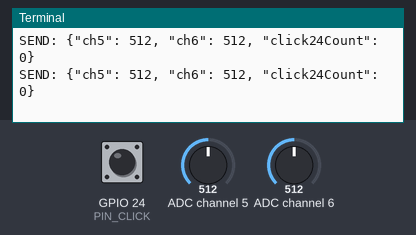
Bench run of a program on a simulated Raspberry Pi (BCM pin numbers). Shown: the last lines printed to the terminal. The test bench sets the inputs (shaded band); at power-on: ADC channel 5 = 512, ADC channel 6 = 512, GPIO 24 (PIN_CLICK) HIGH (analog values on the 0–1023 scale). The clock reads 2024-03-15 10:24:30 at power-on unless the program sets it.

Above: at 1.2 s.
1.3 s: ADC channel 5 set to 716
At 1.47 s:
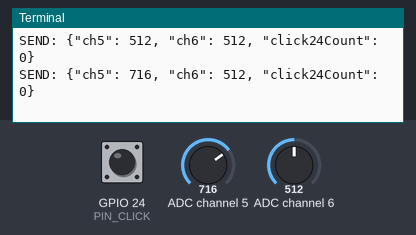
2.8 s: ADC channel 6 set to 716
At 2.96 s:
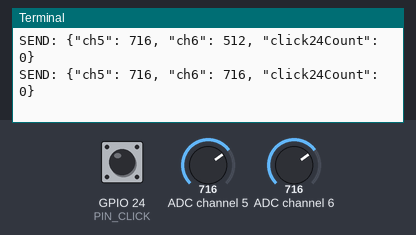
4.3 s: GPIO 24 (PIN_CLICK) pulled LOW for 0.15 s
At 4.57 s:
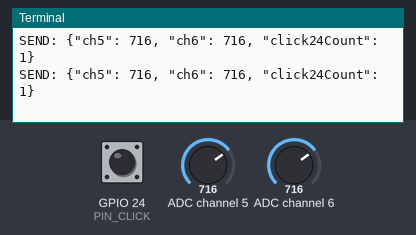
5.9 s: GPIO 24 (PIN_CLICK) pulled LOW for 1 s
At 6.19 s:
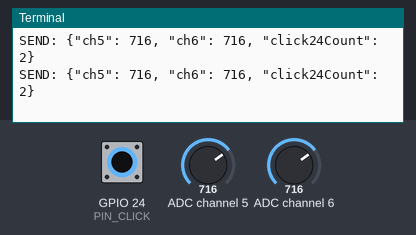
8.4 s: ADC channel 5 set to 900
At 8.57 s:
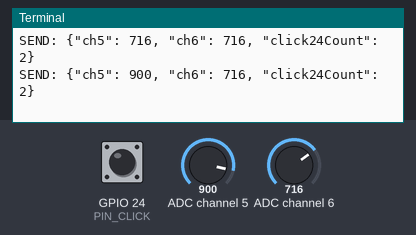
9.9 s: ADC channel 6 set to 900
At 10.06 s:
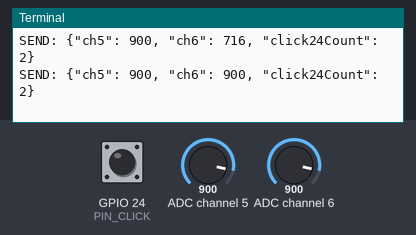
Timing chart, 0 to 12.4 s (numbered marks = the images above; inputs shaded):
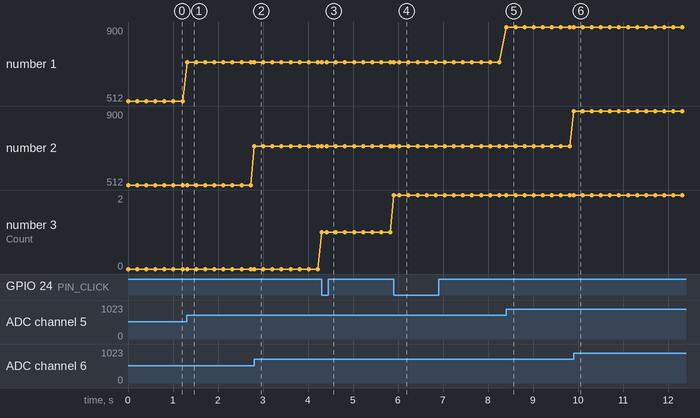

The program:

joy_click_test.py
```python
import time
import json
import socket
import RPi.GPIO as GPIO
import spidev

spi = spidev.SpiDev()
spi.open(0, 0)
spi.max_speed_hz = 1350000


def read_adc(ch: int) -> int:
    if ch < 0 or ch > 7:
        return 0
    r = spi.xfer2([1, (8 + ch) << 4, 0])
    return ((r[1] & 3) << 8) + r[2]


UDP_IP = "192.168.50.204"
UDP_PORT = 5005
sock = socket.socket(socket.AF_INET, socket.SOCK_DGRAM)

PIN_CLICK = 24
GPIO.setmode(GPIO.BCM)
GPIO.setup(PIN_CLICK, GPIO.IN, pull_up_down=GPIO.PUD_UP)

click24Count = 0


def send_snapshot(ch5, ch6):
    msg = json.dumps({
        "ch5": ch5,
        "ch6": ch6,
        "click24Count": click24Count
    })
    sock.sendto(msg.encode(), (UDP_IP, UDP_PORT))
    print("SEND:", msg)


def on_click(channel):
    global click24Count
    click24Count += 1
    ch5 = read_adc(5)
    ch6 = read_adc(6)
    send_snapshot(ch5, ch6)


GPIO.add_event_detect(PIN_CLICK, GPIO.FALLING, callback=on_click, bouncetime=220)

print("Joystick+Click TEST running...")
print("Move joystick (ch5/ch6), press key on GPIO24->GND to increment click24Count")

last5, last6 = -1, -1
last_send = 0

try:
    while True:
        ch5 = read_adc(5)
        ch6 = read_adc(6)

        if abs(ch5 - last5) > 10 or abs(ch6 - last6) > 10 or (time.time() - last_send) > 0.2:
            last5, last6 = ch5, ch6
            last_send = time.time()
            send_snapshot(ch5, ch6)

        time.sleep(0.02)

except KeyboardInterrupt:
    GPIO.cleanup()
```

Measured:
- after the input at 1.3 s, the terminal: prints a new line at once (image 1)
- after the input at 2.8 s, the terminal: prints a new line at once (image 2)
- after the input at 4.3 s, the terminal: prints a new line at once (image 3)
- after the input at 5.9 s, the terminal: prints a new line at once (image 4)
- after the input at 8.4 s, the terminal: prints a new line at once (image 5)
- after the input at 9.9 s, the terminal: prints a new line at once (image 6)
- plotted number 1: 512 → 716 after the input at 1.3 s, 716 → 900 after the input at 8.4 s
- plotted number 3: 0 → 1 after the input at 4.3 s, 1 → 2 after the input at 5.9 s
